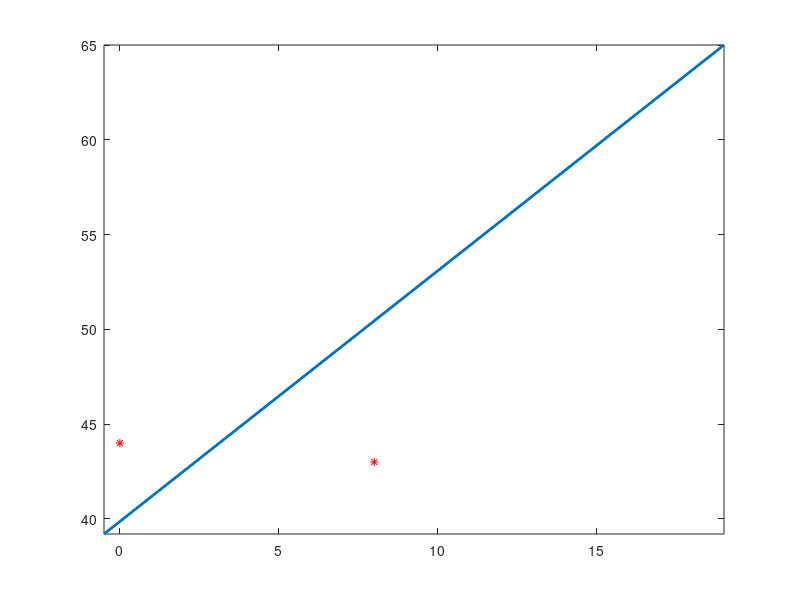

Recreate this plot in MATLAB. (Note: this script raises an error after producing the figure.)
%%esercizio su parabola di regressione

f = @(x) x*sin(x);
x=linspace(0,pi/2,30);
y=[];
for n=1:30
    y(n)=f(x(n));
end
c=polyfit(x,y,2);

%%esercizio sulla parabola di regressione 

x=[-2 -1.3 -1 -0.7 -0.4 -0.1];
y=[0.3 0.5 1.5 1.3 0.8 0.1];
z=[-2.1,0];
c= polyfit(x,y,2);
p=polyval(c,z);
plot(x,y,'r*',z,p,'linewidth',2)
axis([-2.1 0 min(p) max(p)])
pr = polyval(c,3);
abs(pr-1.5)

%%exe retta di regressione di grado 1 

x=[0.2 1.14 0.54 0.87 1.25 2.36 0.19 0.54 0.51 0.33];
y=[1.25 2.36 2.58 1.87 2.68 3.41 0.65 0.47 1.36 1.25 ];
c=polyfit(x,y,1)

%%esercizio su minimi quadrati

M = magic(60);
I = eye(60);
B = M + I;
A = B(:,1:10);
b= A*ones(10,1);
[Q,R] = qr(A);
c=Q'*b;
x = R\c;
A_1= A'*A;
R=chol(A_1);
y=R'\(A'*b);
x1=R\y;
e=norm(ones(10,1)-x)/norm(ones(10,1))
e1=norm(ones(10,1)-x1)/norm(ones(10,1))

%%exe retta di regressione di grado 1 

x=[ 0 8 18];      %punti asse x
y= [ 44 43 67];     %punti asse y
c=polyfit(x,y,1);   %coefficienti retta grado 1
z=[-.5,19];         %estremi dominio
p= polyval(c,z);    %polinomio
plot(x,y,'r*',z,p,'linewidth',2)
axis([-0.5 19 min(p) max(p)])
pr = polyval(c,2);   % calcola il valore delle y in un generico punto (in questo caso il 2)


%A = [x' ones(10,1)];
%[Q,R] = qr(A);
%c=Q'*b;
%c1=c(1:2);
%c_Star = R(1:2,1:2)\c1;
%z=[-.2,3];
%p = polyval(c_Star,z); 
%plot(x,b,'r*',z,p,'linewidth',3)
%axis([-0.2 3 min(p) max(p)])
%pr = polyval(c_Star,3)
%c1

%%ex 4

M = magic(20);
I = eye(20);
B = M + I;
A = B(:,1:10);
b= A*ones(10,1);
[Q,R] = qr(A);
c=Q'*b;
x = R\c;
x1=A\b;
e=norm(ones(10,1)-x)/norm(ones(10,1))
e1=norm(ones(10,1)-x1)/norm(ones(10,1))



%%autovalori 1

for i=1:12
    for j=1:12
        if i==j
            A(i,j) = 2*i;
        end
        if i<j
            A(i,j) = -2/j;
        end
        if i>j
             A(i,j) = 2/j;
        end
    end
end
p = max(abs(eig(A)))

%%autovalori 2 metodo potenze

x=linspace(-1,1,10);    
A=vander(x);
z=ones(10,1);   %vettore iniziale
w=z/norm(z);    %normalizzo il vettore z in w
for i=1:24      
    z=A*w;          %aggiorno z
    lambda_max=w'*z;    %calcolo il valore massimo di lambda
    w=z/norm(z);        %normalizzo nuovamente w
end
w   %autovettore relativo a lambda_maz normalizzato


%%esercizio 3. potenze inverse

A=hilb(6);
p=0.2;      %valore di lambda da trovare vicino a questo
z=ones(6,1);
w=z/norm(z);
[L,U,P] = lu(A-p*eye(6));       %uso la fattorizzazione PA=LU
for i=1:4
              %    P(A - P*eye)z=P*w    L*U*z = P*w 
    y=L\(P*w);
    z=U\y;
    mu=w'*z;        % valore di lambda max opposto
                %  mu = 1/(l-p);
    l=p+1/mu;       %vero valore di lambda
    w= z/norm(z);
end
[d] = eigs(A,1,p)       %comando per fare lo stesso calcolo
err= abs(l-d)/abs(l)